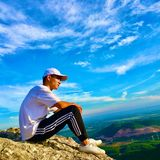
#> input picture Bam.jpg, 160 x 160 px, found by its file name
$ python xulyanh.py
#> lines starting #> are read from the running program, lines starting #| are printed output that depends on the picture
#Cài đặt numpy: pip install numpy
import numpy as np
#Cài đặt Pillow: pip install pillow
from matplotlib import pyplot as plt
#Cần cài đặt matplotlib: pip install matplotlib
from PIL import Image, ImageOps
#Ung dung svd vao giam chieu cua anh:
#Đọc file ảnh từ đĩa cứng:
pic = Image.open('bam.jpg')
#> pic is the input picture: PIL image 160x160 RGB; mean R, G, B 73.7, 147.7, 189.5
plt.imshow(pic)

#Chuyển anh sang gray:
pic = ImageOps.grayscale(pic)
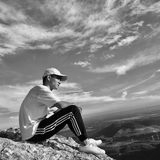
#> pic: PIL image 160x160 L; min 0, max 252, mean 130.3
pic = np.array(pic)
#plt.show()

plt.imshow(pic, cmap='gray')
#plt.show()
U, S, V = np.linalg.svd(pic)
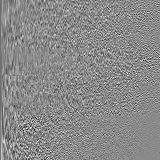
#> U: shape (160, 160) float64; min -0.448, max 0.378, mean -0.000543; drawn with min black and max white
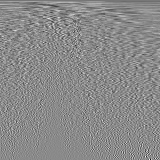
#> V: shape (160, 160) float64; min -0.557, max 0.468, mean -0.00053; drawn with min black and max white
#> S = 160 values, max 21396.8 at index 0, min 0.0695 at index 159, mean 370.7

plt.plot(S, 's-')
plt.xlim([0,300])
#plt.ylim([500,3000])
plt.xlabel('Số thành phần')
plt.ylabel('Giá trị suy biến')
plt.show()
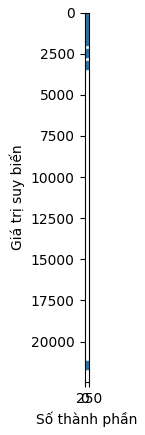
#> figure drawn by matplotlib, 1 panel
